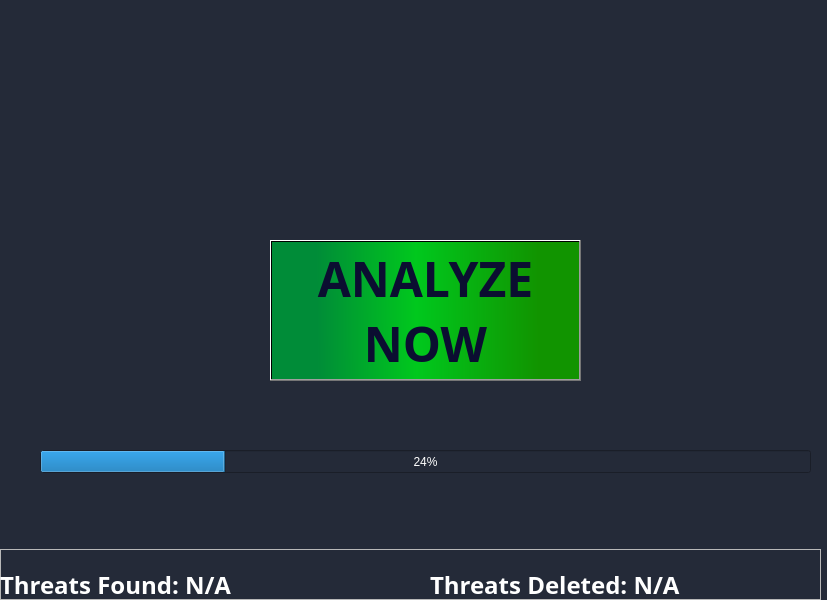
<?xml version="1.0" encoding="UTF-8"?>
<ui version="4.0">
 <class>MainWindow</class>
 <widget class="QMainWindow" name="MainWindow">
  <property name="geometry">
   <rect>
    <x>0</x>
    <y>0</y>
    <width>827</width>
    <height>600</height>
   </rect>
  </property>
  <property name="minimumSize">
   <size>
    <width>827</width>
    <height>600</height>
   </size>
  </property>
  <property name="maximumSize">
   <size>
    <width>827</width>
    <height>600</height>
   </size>
  </property>
  <property name="windowTitle">
   <string>MLG Antivirus</string>
  </property>
  <property name="styleSheet">
   <string notr="true">background-color: rgb(36, 42, 56);</string>
  </property>
  <widget class="QWidget" name="centralWidget">
   <widget class="QLabel" name="logo_label">
    <property name="geometry">
     <rect>
      <x>200</x>
      <y>10</y>
      <width>461</width>
      <height>161</height>
     </rect>
    </property>
    <property name="text">
     <string/>
    </property>
    <property name="scaledContents">
     <bool>true</bool>
    </property>
   </widget>
   <widget class="QPushButton" name="analyze_btn">
    <property name="geometry">
     <rect>
      <x>270</x>
      <y>240</y>
      <width>311</width>
      <height>141</height>
     </rect>
    </property>
    <property name="font">
     <font>
      <family>Bahnschrift Condensed</family>
      <pointsize>-1</pointsize>
      <bold>true</bold>
     </font>
    </property>
    <property name="cursor">
     <cursorShape>PointingHandCursor</cursorShape>
    </property>
    <property name="styleSheet">
     <string notr="true">QPushButton {
	font-size: 48px;
	color: #0b0e31;
	background-color: qlineargradient(spread:pad, x1:0.147, y1:0.950318, x2:0.869, y2:0.948864, stop:0 rgba(0, 140, 56, 255), stop:0.448864 rgba(0, 200, 29, 255), stop:1 rgba(17, 148, 0, 255));
}

QPushButton:hover {
	
	background-color: qlineargradient(spread:pad, x1:1, y1:0.221591, x2:1, y2:1, stop:0 rgba(0, 0, 255, 255), stop:1 rgba(255, 255, 0, 255));
}</string>
    </property>
    <property name="text">
     <string>ANALYZE
NOW</string>
    </property>
    <property name="flat">
     <bool>false</bool>
    </property>
   </widget>
   <widget class="QProgressBar" name="progressBar">
    <property name="geometry">
     <rect>
      <x>40</x>
      <y>450</y>
      <width>771</width>
      <height>23</height>
     </rect>
    </property>
    <property name="styleSheet">
     <string notr="true">color: white</string>
    </property>
    <property name="value">
     <number>24</number>
    </property>
   </widget>
   <widget class="QFrame" name="frame">
    <property name="geometry">
     <rect>
      <x>0</x>
      <y>549</y>
      <width>821</width>
      <height>51</height>
     </rect>
    </property>
    <property name="styleSheet">
     <string notr="true">background: none;</string>
    </property>
    <property name="frameShape">
     <enum>QFrame::StyledPanel</enum>
    </property>
    <property name="frameShadow">
     <enum>QFrame::Raised</enum>
    </property>
    <widget class="QLabel" name="label">
     <property name="geometry">
      <rect>
       <x>0</x>
       <y>20</y>
       <width>331</width>
       <height>31</height>
      </rect>
     </property>
     <property name="font">
      <font>
       <family>Segoe Print</family>
       <pointsize>-1</pointsize>
       <bold>true</bold>
      </font>
     </property>
     <property name="styleSheet">
      <string notr="true">QLabel {
	font-size: 24px;
	color: white;
}</string>
     </property>
     <property name="text">
      <string>Threats Found: N/A</string>
     </property>
    </widget>
    <widget class="QLabel" name="label_2">
     <property name="geometry">
      <rect>
       <x>430</x>
       <y>20</y>
       <width>331</width>
       <height>31</height>
      </rect>
     </property>
     <property name="font">
      <font>
       <family>Segoe Print</family>
       <pointsize>-1</pointsize>
       <bold>true</bold>
      </font>
     </property>
     <property name="styleSheet">
      <string notr="true">QLabel {
	font-size: 24px;
	color: white;
}</string>
     </property>
     <property name="text">
      <string>Threats Deleted: N/A</string>
     </property>
    </widget>
   </widget>
  </widget>
 </widget>
 <layoutdefault spacing="6" margin="11"/>
 <resources/>
 <connections/>
</ui>
